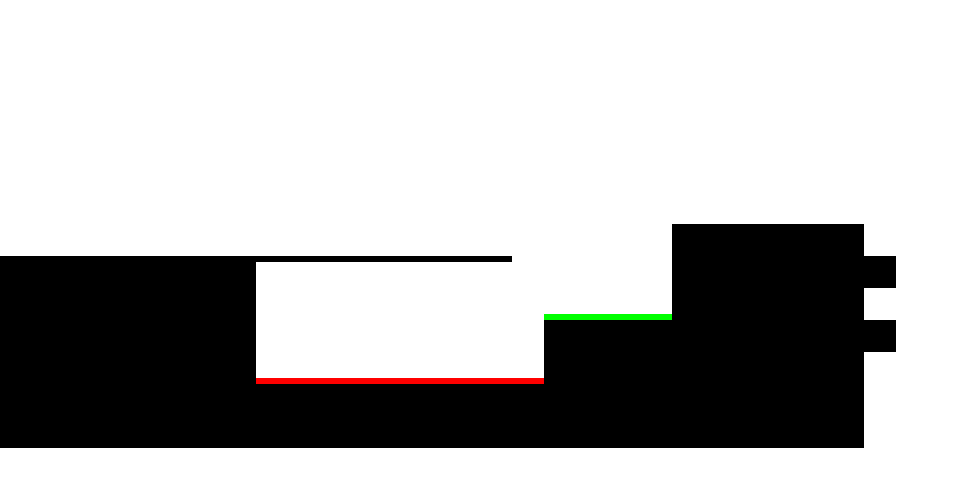

A 2D game scene composited from a Tiled map and its tileset images. What follows is a short description and the map's XML, with each tile layer's data collapsed to a summary:
An orthogonal 30x15 tile map with 32x32 px tiles, 1 tile layer (Tile Layer 1).

<map version="1.0" orientation="orthogonal" width="30" height="15" tilewidth="32" tileheight="32" backgroundcolor="#ffffff">
 <tileset firstgid="1" name="tileset" tilewidth="32" tileheight="32">
  <image source="../tileset/tileset.png" width="640" height="320" />
 </tileset>
 <layer name="Tile Layer 1" width="30" height="15">
  <data>[450 cells, 147 non-empty, 4 distinct tile ids]</data>
 </layer>
</map>